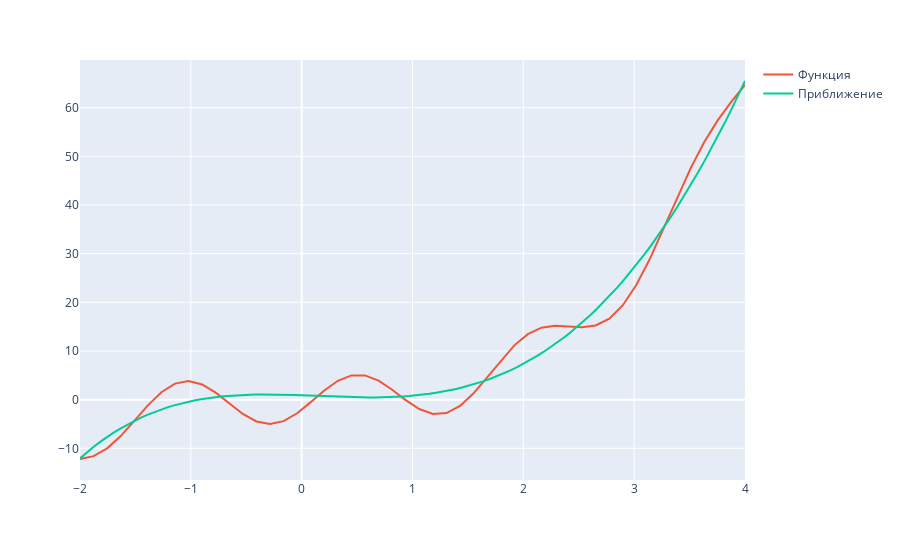

Write notebook code for a chart like this one.
### Code cell
def f(x):
    return x ** 3 + np.cos(4 * x - 2) * 5 

x, y, p = get_xypdata(-2, 4, 50, 0, 1, f)

x_pred = np.linspace(-2, 4, 100)
f_pred = LeastSquare(x, y, p, 4)
y_pred = [f_pred(xi) for xi in x_pred]

fig = px.line()
fig.add_trace(go.Scatter(x=x, y=y, name="Функция"))
fig.add_trace(go.Scatter(x=x_pred, y=y_pred, name="Приближение"))
fig.show()
